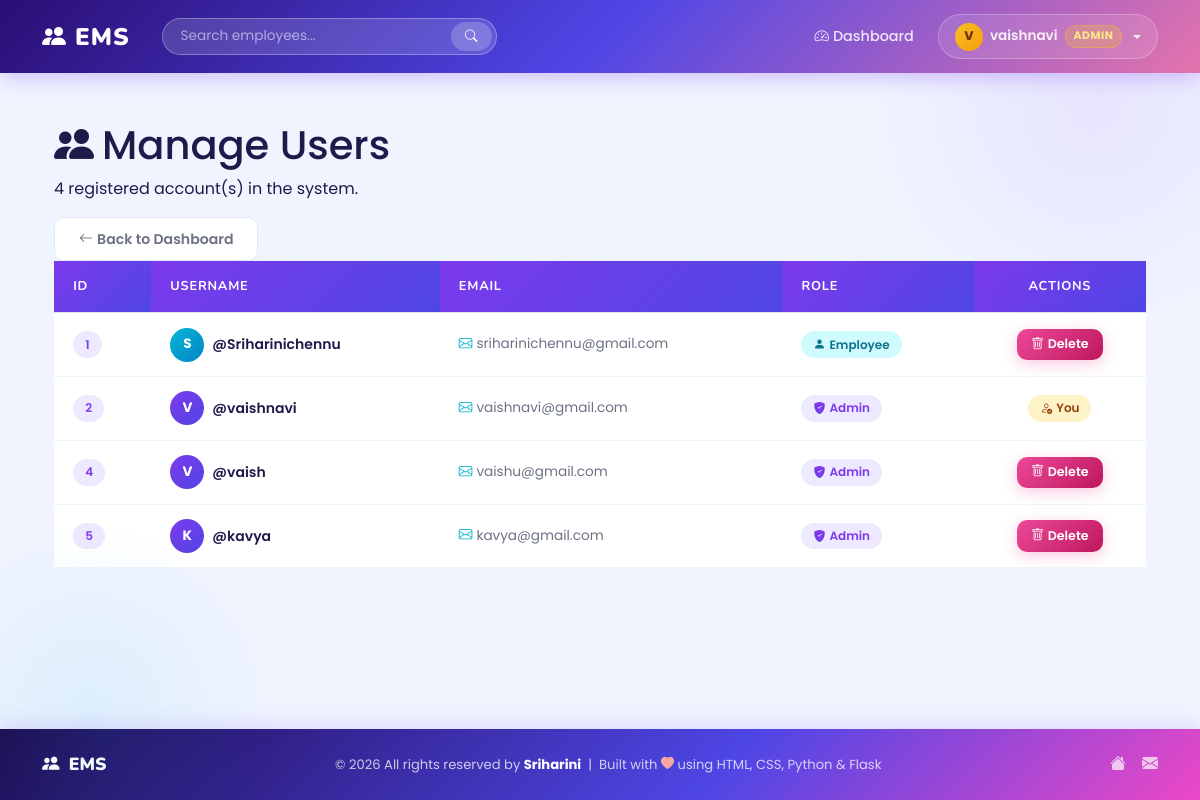
Page /manage_users (signed in) on the committed database.
### tables this page shows
CREATE TABLE users (
    id INTEGER PRIMARY KEY AUTOINCREMENT,
    email TEXT,
    username TEXT,
    password TEXT,
    role TEXT CHECK(role IN ('admin', 'emp')),
    profile_pic TEXT
);

### app.py (the view)
@app.route("/manage_users")
def manage_users():
    block = admin_required()
    if block: return block
    users = q("SELECT id, email, username, role FROM users ORDER BY id ", fetch="all")
    return render_template("manage_users.html", users=users)

### app.py (called while the page is built)
def get_db():
    if "db" not in g:
        g.db = sqlite3.connect(DATABASE)
        g.db.row_factory = sqlite3.Row   # rows behave like dicts AND support index
    return g.db

def q(sql, params=(), fetch="all"):
    db  = get_db()
    cur = db.execute(sql, params)
    if fetch == "one":
        return cur.fetchone()
    if fetch == "all":
        return cur.fetchall()
    db.commit()          # commit writes immediately
    return None

def logged_in():
    return session.get("username") is not None

def admin_required():
    if not logged_in():
        flash("Please log in to continue.", "warning")
        return redirect("/login")
    if session.get("role") != "admin":
        flash("Access denied. Admins only.", "danger")
        return redirect("/dashboard")
    return None

### templates/manage_users.html
{% extends 'base.html' %}
{% block content %}
<div class="container">
  <div class="page-hd-row page-hd">
    <div>
      <h1><i class="bi bi-people-fill me-2" style="color:var(--brand)"></i>Manage Users</h1>
      <p>{{ users|length }} registered account(s) in the system.</p>
    </div>
    <a href="/dashboard" class="btn btn-outline-secondary">
      <i class="bi bi-arrow-left me-1"></i>Back to Dashboard
    </a>
  </div>
  {% if users %}
<div class="ems-table-wrap table-responsive">
  <table class="table ems-table">
      <thead>
        <tr>
          <th>ID</th>
          <th>Username</th>
          <th>Email</th>
          <th>Role</th>
          <th style="text-align:center;">Actions</th>
        </tr>
      </thead>
      <tbody>
        {% for u in users %}
        <tr>
          <td><span class="chip chip-purple">{{ u[0] }}</span></td>
          <td>
            <div class="d-flex align-items-center gap-2">
              <div style="width:34px;height:34px;border-radius:50%;
                          background:linear-gradient(135deg,
                            {% if u[3] == 'admin' %}#7c3aed,#4f46e5{% else %}#06b6d4,#0284c7{% endif %});
                          display:flex;align-items:center;justify-content:center;
                          font-size:0.85rem;color:#fff; font-weight: 700;flex-shrink:0;">
                {{ u[2][0]|upper }}
              </div>
              <span style="font-weight:600;font-size:.875rem;">@{{ u[2] }}</span>
            </div>
          </td>
          <td style="color:var(--muted);font-size:.85rem;">
            <i class="bi bi-envelope me-1" style="color:var(--teal);"></i>{{ u[1] }}
          </td>
          <td>
            {% if u[3] == 'admin' %}
              <span class="chip" style="background:#ede9fe;color:#7c3aed;">
                <i class="bi bi-shield-fill-check me-1"></i>Admin
              </span>
            {% else %}
              <span class="chip chip-teal">
                <i class="bi bi-person-fill me-1"></i>Employee
              </span>
            {% endif %}
          </td>
          <td style="text-align:center;">
            {% if u[2] == session.get('username') %}
              <span class="chip" style="background:#fef3c7;color:#92400e;font-size:0.75rem;">
                <i class="bi bi-person-check me-1"></i>You
              </span>
            {% else %}
              <a href="/delete_user/{{ u[0] }}"
                 class="btn btn-danger btn-sm"
                 onclick="return confirm('Delete user @{{ u[2] }}? This cannot be undone.')">
                <i class="bi bi-trash me-1"></i>Delete
              </a>
            {% endif %}
          </td>
        </tr>
        {% endfor %}
      </tbody>
    </table>
  </div>
  {% else %}
  <div class="empty-state card p-5 text-center">
    <i class="bi bi-people" style="font-size:3rem;color:var(--muted);"></i>
    <h5 class="mt-3">No users found</h5>
    <p style="color:var(--muted);font-size:.88rem;">No accounts have been registered yet.</p>
  </div>
  {% endif %}
</div>
{% endblock %}

### templates/base.html (shortened to what this page needs)
<!DOCTYPE html>
<html lang="en">
<head>
  <link href="https://cdn.jsdelivr.net/npm/bootstrap@5.3.2/dist/css/bootstrap.min.css" rel="stylesheet">
  <link rel="stylesheet" href="https://cdn.jsdelivr.net/npm/bootstrap-icons@1.11.3/font/bootstrap-icons.min.css">
  <link rel="stylesheet" href="{{ url_for('static', filename='style.css') }}">
</head>
<body>
<nav class="navbar navbar-expand-lg">
  <div class="container">
    <a class="navbar-brand" href="/">
      <i class="bi bi-people-fill me-2"></i>EMS
    </a>
    <div class="collapse navbar-collapse" id="navMenu">
      {% if not session.get('username') %}
      <ul class="navbar-nav ms-auto gap-1 align-items-lg-center">
        <li class="nav-item">
          <a class="nav-link" href="/"><i class="bi bi-house-fill me-1"></i>Home</a>
        </li>
        <li class="nav-item">
          <a class="nav-link" href="/about"><i class="bi bi-info-circle-fill me-1"></i>About</a>
        </li>
        <li class="nav-item">
          <a class="nav-link" href="/contact"><i class="bi bi-envelope-fill me-1"></i>Contact</a>
        </li>
      </ul>
      <div class="d-flex gap-2 align-items-center">
        <a href="/register" class="btn nav-btn-ghost">
          <i class="bi bi-person-plus me-1"></i>Register
        </a>
        <a href="/login" class="btn nav-btn-solid">
          <i class="bi bi-box-arrow-in-right me-1"></i>Login
        </a>
      </div>
      {% elif session.get('role') == 'admin' %}
      <form class="nav-search-form mx-lg-3 my-2 my-lg-0" action="/search" method="get">
        <div class="nav-search-wrap">
          <input class="nav-search-input" type="text" name="q"
                 placeholder="Search employees..."
                 autocomplete="off"
                 value="{{ request.args.get('q', '') }}">
          <button class="nav-search-btn" type="submit">
            <i class="bi bi-search"></i>
          </button>
        </div>
      </form>
      <ul class="navbar-nav ms-auto gap-1 align-items-lg-center">
        <li class="nav-item">
          <a class="nav-link" href="/dashboard">
            <i class="bi bi-speedometer2 me-1"></i>Dashboard
          </a>
        </li>
        <li class="nav-item dropdown ms-lg-1">
          <a class="nav-link nav-user-badge dropdown-toggle" href="#"
             data-bs-toggle="dropdown" aria-expanded="false">
            {% if session.get('profile_pic') %}
              <img src="{{ url_for('static', filename='uploads/' + session.get('profile_pic')) }}"
                   class="nav-avatar" style="object-fit:cover;border:2px solid rgba(255,255,255,0.5);">
            {% else %}
              <span class="nav-avatar nav-avatar-admin">
                {{ session.get('username', 'A')[0]|upper }}
              </span>
            {% endif %}
            <span class="d-none d-lg-inline nav-uname">{{ session.get('username') }}</span>
            <span class="nav-role-chip nav-chip-admin">Admin</span>
          </a>
        </li>
      </ul>
      {% endif %}
    </div>
  </div>
</nav>
<div class="main-content">
  <div class="container">
    {% block content %}{% endblock %}
  </div>
</div>
<footer>
  <div class="container ">
    <div class="d-flex flex-column flex-md-row align-items-center justify-content-between gap-2">
      <div class="footer-brand">
        <i class="bi bi-people-fill me-1"></i> EMS
      </div>
      <div class="footer-copy text-center">
        &copy; 2026 All rights reserved by <strong style="color:#fff">Sriharini</strong>
        &nbsp;|&nbsp; Built with <i class="bi bi-heart-fill" style="color:#fca5a5"></i>
        using HTML, CSS, Python &amp; Flask
      </div>
      <div class="d-flex gap-3">
        <a href="/"><i class="bi bi-house-fill"></i></a>
        <a href="/contact"><i class="bi bi-envelope-fill"></i></a>
      </div>
    </div>
  </div>
</footer>
</body>
</html>

### rows in the picture
users: get "vaishnavi", id "2", username "V", username "vaishnavi", email "vaishnavi@gmail.com", role "admin" (drawn), shows "You"
users: id "1", username "S", username "Sriharinichennu", email "sriharinichennu@gmail.com", role "emp" (drawn)
users: id "4", username "V", username "vaish", email "vaishu@gmail.com", role "admin" (drawn)
users: id "5", username "K", username "kavya", email "kavya@gmail.com", role "admin" (drawn)

### other values in the picture
{{ session.get('username', 'A')[0]|upper }} "V"
{{ users|length }} "4"
